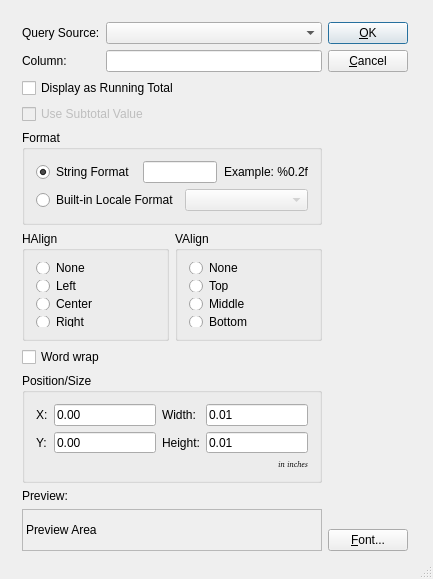
<ui version="4.0" >
 <comment> * OpenRPT report writer and rendering engine
 * Copyright (C) 2001-2008 by OpenMFG, LLC
 *
 * This library is free software; you can redistribute it and/or
 * modify it under the terms of the GNU Lesser General Public
 * License as published by the Free Software Foundation; either
 * version 2.1 of the License, or (at your option) any later version.
 *
 * This library is distributed in the hope that it will be useful,
 * but WITHOUT ANY WARRANTY; without even the implied warranty of
 * MERCHANTABILITY or FITNESS FOR A PARTICULAR PURPOSE. See the GNU
 * Lesser General Public License for more details.
 *
 * You should have received a copy of the GNU Lesser General Public
 * License along with this library; if not, write to the Free Software
 * Foundation, Inc., 59 Temple Place, Suite 330, Boston, MA 02111-1307 USA
 * Please contact info@openmfg.com with any questions on this license.</comment>
 <class>FieldEditor</class>
 <widget class="QDialog" name="FieldEditor" >
  <property name="geometry" >
   <rect>
    <x>0</x>
    <y>0</y>
    <width>433</width>
    <height>579</height>
   </rect>
  </property>
  <property name="sizePolicy" >
   <sizepolicy vsizetype="Minimum" hsizetype="Minimum" >
    <horstretch>0</horstretch>
    <verstretch>0</verstretch>
   </sizepolicy>
  </property>
  <property name="windowTitle" >
   <string>Properties (Field)</string>
  </property>
  <property name="sizeGripEnabled" >
   <bool>true</bool>
  </property>
  <widget class="QWidget" name="" >
   <property name="geometry" >
    <rect>
     <x>11</x>
     <y>11</y>
     <width>408</width>
     <height>551</height>
    </rect>
   </property>
   <layout class="QHBoxLayout" >
    <item>
     <layout class="QVBoxLayout" >
      <property name="spacing" >
       <number>6</number>
      </property>
      <property name="leftMargin" >
       <number>0</number>
      </property>
      <property name="topMargin" >
       <number>0</number>
      </property>
      <property name="rightMargin" >
       <number>0</number>
      </property>
      <property name="bottomMargin" >
       <number>0</number>
      </property>
      <item>
       <layout class="QGridLayout" >
        <property name="leftMargin" >
         <number>0</number>
        </property>
        <property name="topMargin" >
         <number>0</number>
        </property>
        <property name="rightMargin" >
         <number>0</number>
        </property>
        <property name="bottomMargin" >
         <number>0</number>
        </property>
        <property name="horizontalSpacing" >
         <number>6</number>
        </property>
        <property name="verticalSpacing" >
         <number>6</number>
        </property>
        <item row="1" column="1" >
         <widget class="QLineEdit" name="tbColumn" />
        </item>
        <item row="0" column="0" >
         <widget class="QLabel" name="TextLabel1_3" >
          <property name="text" >
           <string>Query Source:</string>
          </property>
         </widget>
        </item>
        <item row="1" column="0" >
         <widget class="QLabel" name="TextLabel1" >
          <property name="sizePolicy" >
           <sizepolicy vsizetype="Minimum" hsizetype="Preferred" >
            <horstretch>0</horstretch>
            <verstretch>0</verstretch>
           </sizepolicy>
          </property>
          <property name="text" >
           <string>Column:</string>
          </property>
         </widget>
        </item>
        <item row="0" column="1" >
         <widget class="QueryComboBox" name="cbQuery" />
        </item>
       </layout>
      </item>
      <item>
       <widget class="QCheckBox" name="_cbRTotal" >
        <property name="text" >
         <string>Display as Running Total</string>
        </property>
       </widget>
      </item>
      <item>
       <widget class="QCheckBox" name="_cbSubTotal" >
        <property name="enabled" >
         <bool>false</bool>
        </property>
        <property name="text" >
         <string>Use Subtotal Value</string>
        </property>
       </widget>
      </item>
      <item>
       <widget class="QGroupBox" name="_gbFormat" >
        <property name="title" >
         <string>Format</string>
        </property>
        <layout class="QVBoxLayout" >
         <property name="spacing" >
          <number>6</number>
         </property>
         <property name="leftMargin" >
          <number>11</number>
         </property>
         <property name="topMargin" >
          <number>11</number>
         </property>
         <property name="rightMargin" >
          <number>11</number>
         </property>
         <property name="bottomMargin" >
          <number>11</number>
         </property>
         <item>
          <layout class="QHBoxLayout" >
           <property name="spacing" >
            <number>6</number>
           </property>
           <property name="leftMargin" >
            <number>0</number>
           </property>
           <property name="topMargin" >
            <number>0</number>
           </property>
           <property name="rightMargin" >
            <number>0</number>
           </property>
           <property name="bottomMargin" >
            <number>0</number>
           </property>
           <item>
            <widget class="QRadioButton" name="_rbStringFormat" >
             <property name="text" >
              <string>String Format </string>
             </property>
             <property name="checked" >
              <bool>true</bool>
             </property>
            </widget>
           </item>
           <item>
            <widget class="QLineEdit" name="_leRTotalFormat" />
           </item>
           <item>
            <widget class="QLabel" name="_lblRTotalExample" >
             <property name="sizePolicy" >
              <sizepolicy vsizetype="Preferred" hsizetype="Minimum" >
               <horstretch>0</horstretch>
               <verstretch>0</verstretch>
              </sizepolicy>
             </property>
             <property name="text" >
              <string>Example: %0.2f</string>
             </property>
             <property name="alignment" >
              <set>Qt::AlignRight|Qt::AlignTrailing|Qt::AlignVCenter</set>
             </property>
            </widget>
           </item>
          </layout>
         </item>
         <item>
          <layout class="QHBoxLayout" >
           <property name="spacing" >
            <number>6</number>
           </property>
           <property name="leftMargin" >
            <number>0</number>
           </property>
           <property name="topMargin" >
            <number>0</number>
           </property>
           <property name="rightMargin" >
            <number>0</number>
           </property>
           <property name="bottomMargin" >
            <number>0</number>
           </property>
           <item>
            <widget class="QRadioButton" name="_rbBuiltinFormat" >
             <property name="text" >
              <string>Built-in Locale Format</string>
             </property>
            </widget>
           </item>
           <item>
            <widget class="QComboBox" name="_cbBuiltinFormat" >
             <property name="enabled" >
              <bool>false</bool>
             </property>
             <property name="sizePolicy" >
              <sizepolicy vsizetype="Fixed" hsizetype="MinimumExpanding" >
               <horstretch>0</horstretch>
               <verstretch>0</verstretch>
              </sizepolicy>
             </property>
            </widget>
           </item>
          </layout>
         </item>
        </layout>
       </widget>
      </item>
      <item>
       <layout class="QHBoxLayout" >
        <property name="spacing" >
         <number>6</number>
        </property>
        <property name="leftMargin" >
         <number>0</number>
        </property>
        <property name="topMargin" >
         <number>0</number>
        </property>
        <property name="rightMargin" >
         <number>0</number>
        </property>
        <property name="bottomMargin" >
         <number>0</number>
        </property>
        <item>
         <widget class="QGroupBox" name="bgHAlign" >
          <property name="sizePolicy" >
           <sizepolicy vsizetype="Minimum" hsizetype="Preferred" >
            <horstretch>0</horstretch>
            <verstretch>0</verstretch>
           </sizepolicy>
          </property>
          <property name="title" >
           <string>HAlign</string>
          </property>
          <layout class="QVBoxLayout" >
           <item>
            <widget class="QRadioButton" name="rbHAlignNone" >
             <property name="text" >
              <string>None</string>
             </property>
            </widget>
           </item>
           <item>
            <widget class="QRadioButton" name="rbHAlignLeft" >
             <property name="text" >
              <string>Left</string>
             </property>
            </widget>
           </item>
           <item>
            <widget class="QRadioButton" name="rbHAlignCenter" >
             <property name="text" >
              <string>Center</string>
             </property>
            </widget>
           </item>
           <item>
            <widget class="QRadioButton" name="rbHAlignRight" >
             <property name="text" >
              <string>Right</string>
             </property>
            </widget>
           </item>
          </layout>
         </widget>
        </item>
        <item>
         <widget class="QGroupBox" name="bgVAlign" >
          <property name="sizePolicy" >
           <sizepolicy vsizetype="Minimum" hsizetype="Preferred" >
            <horstretch>0</horstretch>
            <verstretch>0</verstretch>
           </sizepolicy>
          </property>
          <property name="title" >
           <string>VAlign</string>
          </property>
          <layout class="QVBoxLayout" >
           <property name="spacing" >
            <number>6</number>
           </property>
           <property name="leftMargin" >
            <number>11</number>
           </property>
           <property name="topMargin" >
            <number>11</number>
           </property>
           <property name="rightMargin" >
            <number>11</number>
           </property>
           <property name="bottomMargin" >
            <number>11</number>
           </property>
           <item>
            <widget class="QRadioButton" name="rbVAlignNone" >
             <property name="text" >
              <string>None</string>
             </property>
            </widget>
           </item>
           <item>
            <widget class="QRadioButton" name="rbVAlignTop" >
             <property name="text" >
              <string>Top</string>
             </property>
            </widget>
           </item>
           <item>
            <widget class="QRadioButton" name="rbVAlignMiddle" >
             <property name="text" >
              <string>Middle</string>
             </property>
            </widget>
           </item>
           <item>
            <widget class="QRadioButton" name="rbVAlignBottom" >
             <property name="text" >
              <string>Bottom</string>
             </property>
            </widget>
           </item>
          </layout>
         </widget>
        </item>
       </layout>
      </item>
      <item>
       <widget class="QCheckBox" name="_cbWordWrap" >
        <property name="text" >
         <string>Word wrap</string>
        </property>
       </widget>
      </item>
      <item>
       <widget class="QGroupBox" name="GroupBox1" >
        <property name="title" >
         <string>Position/Size</string>
        </property>
        <layout class="QGridLayout" >
         <property name="leftMargin" >
          <number>11</number>
         </property>
         <property name="topMargin" >
          <number>11</number>
         </property>
         <property name="rightMargin" >
          <number>11</number>
         </property>
         <property name="bottomMargin" >
          <number>11</number>
         </property>
         <property name="horizontalSpacing" >
          <number>6</number>
         </property>
         <property name="verticalSpacing" >
          <number>6</number>
         </property>
         <item row="1" column="3" >
          <widget class="QLineEdit" name="leHeight" >
           <property name="text" >
            <string>0.01</string>
           </property>
          </widget>
         </item>
         <item row="0" column="3" >
          <widget class="QLineEdit" name="leWidth" >
           <property name="text" >
            <string>0.01</string>
           </property>
          </widget>
         </item>
         <item row="1" column="0" >
          <widget class="QLabel" name="TextLabel2" >
           <property name="text" >
            <string>Y:</string>
           </property>
          </widget>
         </item>
         <item row="1" column="2" >
          <widget class="QLabel" name="TextLabel4" >
           <property name="text" >
            <string>Height:</string>
           </property>
          </widget>
         </item>
         <item row="0" column="0" >
          <widget class="QLabel" name="TextLabel1_3_2" >
           <property name="text" >
            <string>X:</string>
           </property>
          </widget>
         </item>
         <item row="0" column="2" >
          <widget class="QLabel" name="TextLabel3" >
           <property name="text" >
            <string>Width:</string>
           </property>
          </widget>
         </item>
         <item row="2" column="3" >
          <widget class="QLabel" name="TextLabel5" >
           <property name="font" >
            <font>
             <family>Helvetica [Cronyx]</family>
             <pointsize>6</pointsize>
             <weight>50</weight>
             <italic>true</italic>
             <bold>false</bold>
             <underline>false</underline>
             <strikeout>false</strikeout>
            </font>
           </property>
           <property name="text" >
            <string>in inches</string>
           </property>
           <property name="textFormat" >
            <enum>Qt::AutoText</enum>
           </property>
           <property name="alignment" >
            <set>Qt::AlignRight|Qt::AlignTrailing|Qt::AlignVCenter</set>
           </property>
          </widget>
         </item>
         <item row="1" column="1" >
          <widget class="QLineEdit" name="leYPos" >
           <property name="text" >
            <string>0.00</string>
           </property>
          </widget>
         </item>
         <item row="0" column="1" >
          <widget class="QLineEdit" name="leXPos" >
           <property name="text" >
            <string>0.00</string>
           </property>
          </widget>
         </item>
        </layout>
       </widget>
      </item>
      <item>
       <widget class="QLabel" name="TextLabel1_2" >
        <property name="sizePolicy" >
         <sizepolicy vsizetype="Minimum" hsizetype="Preferred" >
          <horstretch>0</horstretch>
          <verstretch>0</verstretch>
         </sizepolicy>
        </property>
        <property name="text" >
         <string>Preview:</string>
        </property>
       </widget>
      </item>
      <item>
       <widget class="QLabel" name="labelPreview" >
        <property name="sizePolicy" >
         <sizepolicy vsizetype="Expanding" hsizetype="Preferred" >
          <horstretch>0</horstretch>
          <verstretch>0</verstretch>
         </sizepolicy>
        </property>
        <property name="minimumSize" >
         <size>
          <width>0</width>
          <height>42</height>
         </size>
        </property>
        <property name="frameShape" >
         <enum>QFrame::StyledPanel</enum>
        </property>
        <property name="frameShadow" >
         <enum>QFrame::Sunken</enum>
        </property>
        <property name="text" >
         <string>Preview Area</string>
        </property>
        <property name="alignment" >
         <set>Qt::AlignVCenter</set>
        </property>
       </widget>
      </item>
     </layout>
    </item>
    <item>
     <layout class="QVBoxLayout" >
      <property name="spacing" >
       <number>6</number>
      </property>
      <property name="leftMargin" >
       <number>0</number>
      </property>
      <property name="topMargin" >
       <number>0</number>
      </property>
      <property name="rightMargin" >
       <number>0</number>
      </property>
      <property name="bottomMargin" >
       <number>0</number>
      </property>
      <item>
       <widget class="QPushButton" name="buttonOk" >
        <property name="text" >
         <string>&amp;OK</string>
        </property>
        <property name="shortcut" >
         <string>Alt+O</string>
        </property>
        <property name="autoDefault" >
         <bool>true</bool>
        </property>
        <property name="default" >
         <bool>true</bool>
        </property>
       </widget>
      </item>
      <item>
       <widget class="QPushButton" name="buttonCancel" >
        <property name="text" >
         <string>&amp;Cancel</string>
        </property>
        <property name="shortcut" >
         <string>Alt+C</string>
        </property>
        <property name="autoDefault" >
         <bool>true</bool>
        </property>
       </widget>
      </item>
      <item>
       <spacer>
        <property name="orientation" >
         <enum>Qt::Vertical</enum>
        </property>
        <property name="sizeType" >
         <enum>QSizePolicy::Expanding</enum>
        </property>
        <property name="sizeHint" >
         <size>
          <width>20</width>
          <height>20</height>
         </size>
        </property>
       </spacer>
      </item>
      <item>
       <widget class="QPushButton" name="btnFont" >
        <property name="text" >
         <string>&amp;Font...</string>
        </property>
       </widget>
      </item>
     </layout>
    </item>
   </layout>
  </widget>
 </widget>
 <layoutdefault spacing="6" margin="11" />
 <pixmapfunction>qPixmapFromMimeSource</pixmapfunction>
 <customwidgets>
  <customwidget>
   <class>QueryComboBox</class>
   <extends>QComboBox</extends>
   <header>querycombobox.h</header>
  </customwidget>
 </customwidgets>
 <tabstops>
  <tabstop>cbQuery</tabstop>
  <tabstop>tbColumn</tabstop>
  <tabstop>_cbRTotal</tabstop>
  <tabstop>_rbStringFormat</tabstop>
  <tabstop>_leRTotalFormat</tabstop>
  <tabstop>_rbBuiltinFormat</tabstop>
  <tabstop>_cbBuiltinFormat</tabstop>
  <tabstop>rbHAlignNone</tabstop>
  <tabstop>rbHAlignLeft</tabstop>
  <tabstop>rbHAlignCenter</tabstop>
  <tabstop>rbHAlignRight</tabstop>
  <tabstop>rbVAlignNone</tabstop>
  <tabstop>rbVAlignTop</tabstop>
  <tabstop>rbVAlignMiddle</tabstop>
  <tabstop>rbVAlignBottom</tabstop>
  <tabstop>leXPos</tabstop>
  <tabstop>leWidth</tabstop>
  <tabstop>leYPos</tabstop>
  <tabstop>leHeight</tabstop>
  <tabstop>btnFont</tabstop>
  <tabstop>buttonOk</tabstop>
  <tabstop>buttonCancel</tabstop>
 </tabstops>
 <resources/>
 <connections>
  <connection>
   <sender>buttonOk</sender>
   <signal>clicked()</signal>
   <receiver>FieldEditor</receiver>
   <slot>accept()</slot>
   <hints>
    <hint type="sourcelabel" >
     <x>20</x>
     <y>20</y>
    </hint>
    <hint type="destinationlabel" >
     <x>20</x>
     <y>20</y>
    </hint>
   </hints>
  </connection>
  <connection>
   <sender>buttonCancel</sender>
   <signal>clicked()</signal>
   <receiver>FieldEditor</receiver>
   <slot>reject()</slot>
   <hints>
    <hint type="sourcelabel" >
     <x>20</x>
     <y>20</y>
    </hint>
    <hint type="destinationlabel" >
     <x>20</x>
     <y>20</y>
    </hint>
   </hints>
  </connection>
  <connection>
   <sender>_cbRTotal</sender>
   <signal>toggled(bool)</signal>
   <receiver>_gbFormat</receiver>
   <slot>setEnabled(bool)</slot>
   <hints>
    <hint type="sourcelabel" >
     <x>20</x>
     <y>20</y>
    </hint>
    <hint type="destinationlabel" >
     <x>20</x>
     <y>20</y>
    </hint>
   </hints>
  </connection>
  <connection>
   <sender>_rbStringFormat</sender>
   <signal>toggled(bool)</signal>
   <receiver>_leRTotalFormat</receiver>
   <slot>setEnabled(bool)</slot>
   <hints>
    <hint type="sourcelabel" >
     <x>20</x>
     <y>20</y>
    </hint>
    <hint type="destinationlabel" >
     <x>20</x>
     <y>20</y>
    </hint>
   </hints>
  </connection>
  <connection>
   <sender>_rbStringFormat</sender>
   <signal>toggled(bool)</signal>
   <receiver>_lblRTotalExample</receiver>
   <slot>setEnabled(bool)</slot>
   <hints>
    <hint type="sourcelabel" >
     <x>20</x>
     <y>20</y>
    </hint>
    <hint type="destinationlabel" >
     <x>20</x>
     <y>20</y>
    </hint>
   </hints>
  </connection>
  <connection>
   <sender>_rbBuiltinFormat</sender>
   <signal>toggled(bool)</signal>
   <receiver>_cbBuiltinFormat</receiver>
   <slot>setEnabled(bool)</slot>
   <hints>
    <hint type="sourcelabel" >
     <x>20</x>
     <y>20</y>
    </hint>
    <hint type="destinationlabel" >
     <x>20</x>
     <y>20</y>
    </hint>
   </hints>
  </connection>
 </connections>
</ui>
